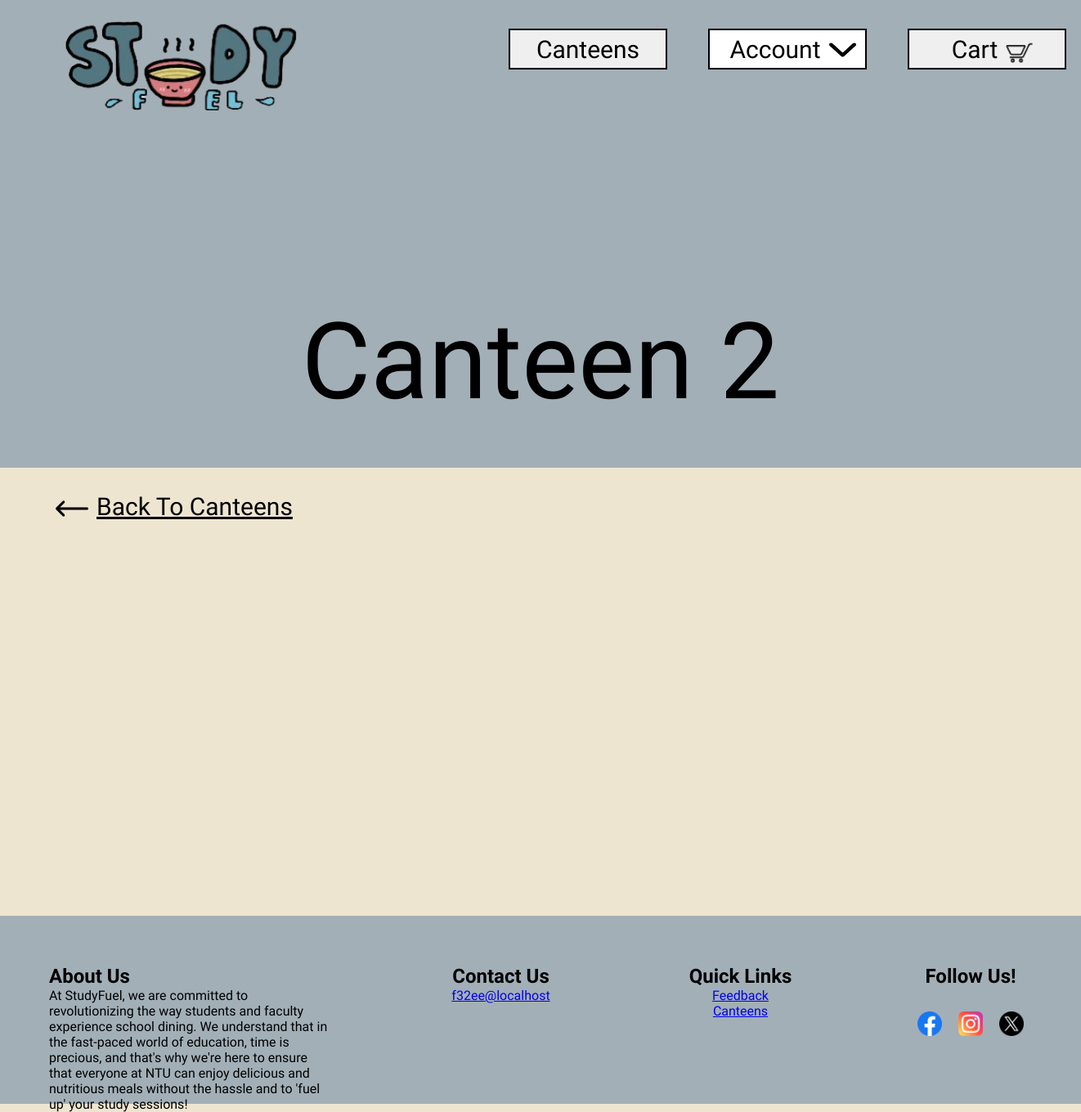
The page /Pages/canteen.php?id=2 (signed in) on the database as committed earlier.
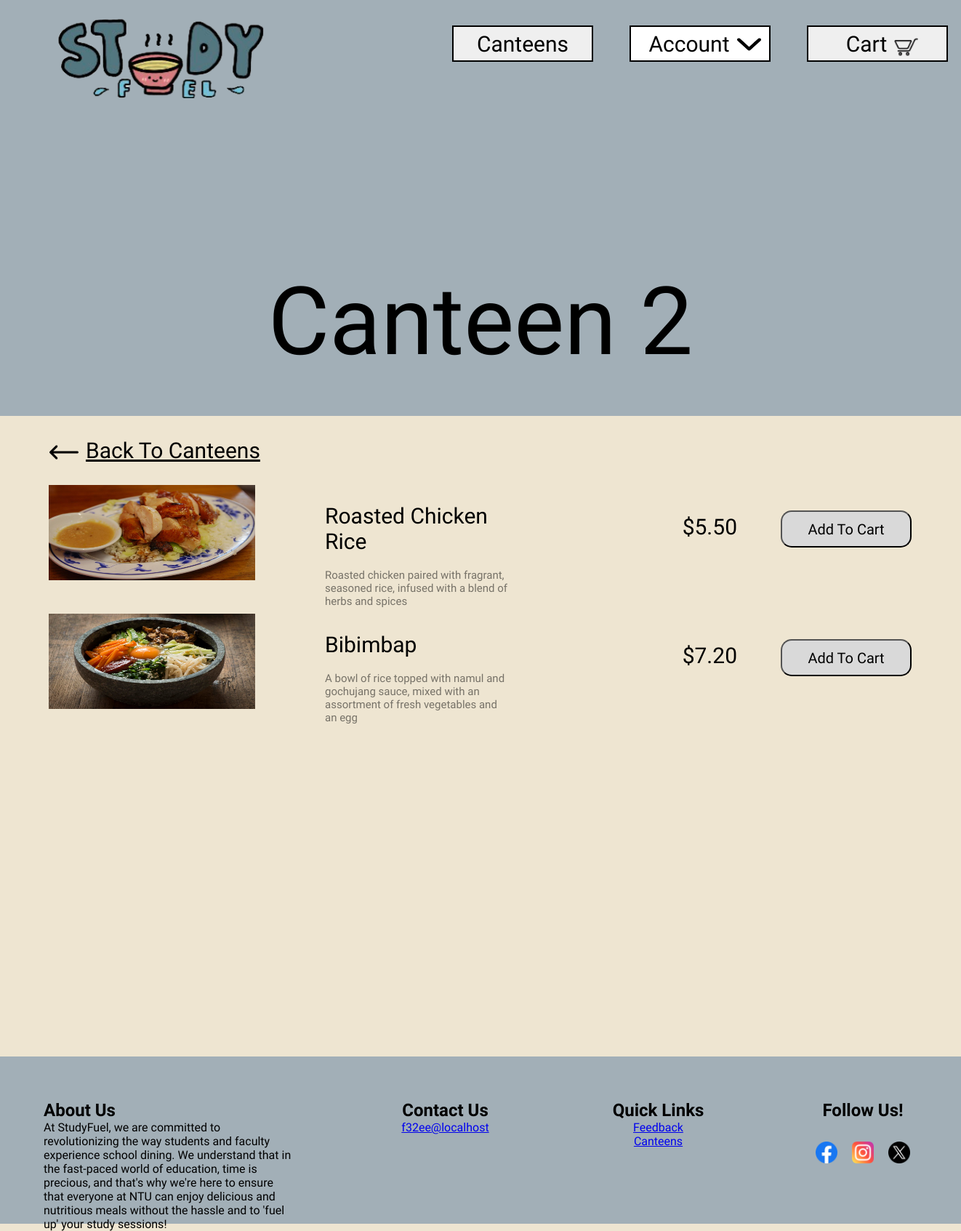
The same page on the database as committed later.
### tables this page shows
CREATE TABLE `canteen` (
  `canteen_id` int(11) NOT NULL,
  `canteen` varchar(255) NOT NULL,
  `image_path` longtext NOT NULL
);

CREATE TABLE `food` (
  `food_id` int(11) NOT NULL,
  `canteen_id` int(11) NOT NULL,
  `food_name` longtext NOT NULL,
  `description` longtext NOT NULL,
  `price` decimal(4,2) NOT NULL,
  `rank` int(11) NOT NULL DEFAULT 0,
  `image_path` longtext NOT NULL
);

### Pages/canteen.php (the view, shortened to what this page needs)
<!DOCTYPE html>
<html lang="en">
<head>
    <?php
        @ $db = new mysqli('localhost', 'root', '', 'studyfuel');
        $query = 'SELECT canteen FROM canteen WHERE canteen_id = "'. $_GET['id'] . '"';
        $result = $db->query($query);
        $title = mysqli_fetch_assoc($result);
        $query2 = 'SELECT * from food WHERE canteen_id = "'. $_GET['id'] .'"';
        $result2 = $db->query($query2);
    ?>
    <link rel="stylesheet" type="text/css" href="../Stylesheets/global.css">
    <link rel="stylesheet" type="text/css" href="../Stylesheets/canteen.css">
</head>
<body>
    <header>
        <a href="index.php"><img class="logo" src="../Icons/studyfuelLogo.png"></a>
        <?php
                include 'loginheader.php';
        ?>
        <div id="canteenTitle">
            <?php
                 echo $title['canteen'];
            ?>
        </div>
    </header>
    <div class=content>
        <div id="canteenList">
            <div id="returnCanteenList">
                <img src="../Icons/left-arrow.png"><a href="./canteenlist.php"><label><u>Back To Canteens</u></label></a>
            </div>
            <?php
                while ($row = mysqli_fetch_assoc($result2)) {
                    include 'canteenphoto.php';
                }
            ?>
        </div>
    </div>
    <?php
        include 'footer.php';
    ?>
</body>
</html>

### Pages/loginheader.php (shortened to what this page needs)
<div class="topButton">
    <?php
        if(isset($_COOKIE['user'])) {
    ?>
        <a href="../Pages/canteenlist.php"><button><label style="margin-left: 0px;">Canteens</label></button></a>
        <div class="dropdown">
            <button class="dropbtn"><label>Account</label><img src="../Icons/dropdown.png"></button>
        </div>
        <a href="../Pages/cart.php"><button><label>Cart</label><img src="../Icons/cart.png" /></button></a>
    <?php
        } else {
    ?>
        <a href="login.php"><button><label>Login</label><img src="../Icons/login.png"/></button></a>
    <?php
        }
    ?>
</div>

### Pages/footer.php
<div class="footer">
    <div class="aboutUs">
        <h2>About Us</h2>
         At StudyFuel, we are committed to revolutionizing the way students and faculty experience school dining. We understand that in the fast-paced world of education, time is precious, and that's why we're here to ensure that everyone at NTU can enjoy delicious and nutritious meals without the hassle and to 'fuel up' your study sessions!
    </div>
    <div class="contactUs">
        <h2>Contact Us</h2>
        <a href="mailto:f32ee@localhost">f32ee@localhost</a>
    </div>
    <div class="quickLinks">
        <h2>Quick Links</h2>
        <?php
            if(isset($_COOKIE['user'])) {
        ?>
            <a href="feedback.php">Feedback</a><br><a href="canteenlist.php">Canteens</a></p>
        <?php
            } else {
        ?>
            <a href="feedback.php">Feedback</a><br><a href="register.php">Register</a></p>
        <?php
            }
        ?>
    </div>
    <div class="followUs">
        <h2>Follow Us!</h2>
        <br>
        <div>
            <a href="#"><img class="icon" src="../Icons/facebook.png"></a>
            <a href="#"><img class="icon" src="../Icons/instagram.png"></a>
            <a href="#"><img class="icon" src="../Icons/twitter.png"></a>
        </div>
    </div>
</div>

### Pages/canteenphoto.php
<?php
echo'
    <div class="canteenPhoto">
        <div id="photo">
            <img src="../foodPhoto/'.$_SESSION['image_path'].'"/>
        </div>
        <div id="description">
            <label>'.$_SESSION['foodName'].'</label>
            <p>'.$_SESSION['description'].'</p>
        </div>
        <div id="price">
            <p>$'.$_SESSION['price'].'</p>
        </div>
        <div id="addToCart">
            <button id="openModal" onClick="openCart(this, `' . $_SESSION['food_id'] . '`)">Add To Cart</button>
        </div>
    </div>
    ';
?>

### Stylesheets/global.css (style rules this page uses)
* { margin: 0; padding: 0; font-family: 'Inder', sans-serif; }
html { overflow-y: auto; }
body { min-width: 1280px; background-color: #eee5d1; }
.logo { width: 319px; height: 109px; margin-left: 5%; margin-top: 2%; }
header { height: 572px; width: 100%; background-color: #a2afb7; position: relative; }
.content { max-width: 1280px; margin: auto; }
.topButton { position: absolute; right: 0; top: 0; display: flex; justify-content: space-evenly; width: 700px; padding-top: 35px; }
.topButton button { width: 194px; height: 50px; margin-right: 50px; border: 2px solid black; cursor: pointer; }
.topButton button label { position: relative; font-size: 30px; margin-left: -30px; cursor: pointer; }
.topButton button img { position: absolute; width: 33px; margin-left: 10px; margin-top: 3px; cursor: pointer; }
.footer { display: flex; padding: 0px; bottom: 0; background-color: #a2afb7 ; width: 100%; justify-content: space-evenly; height: 230px; }
.icon { width: 30px; padding: 10px; }
.aboutUs { flex: 4; text-align: left; padding: 60px; }
.contactUs { flex: 2; text-align: center; padding: 60px; }
.quickLinks { flex: 2; text-align: center; vertical-align: middle; padding: 60px; }
.followUs { flex: 1; text-align: center; padding: 60px; }
.followUs div { display: flex; justify-content: space-evenly; }
.dropbtn { background-color: white; color: black; font-size: 16px; border: none; }
.dropdown { position: relative; display: inline-block; }
.dropbtn img { width: 30px; height: 30px; }

### Stylesheets/canteen.css (style rules this page uses)
#canteenTitle { position: absolute; bottom: 0; left: 50%; -webkit-transform: translateX(-50%); padding-bottom: 53px; font-family: 'Capriola', sans-serif; font-size: 130px; }
.content { margin-bottom: 478px; }
#canteenList { margin-bottom: 478px; margin-top: 30px; }
#returnCanteenList { margin: 0px auto 25px 47px; display: flex; }
#returnCanteenList img { height: 40px; width: 40px; cursor: pointer; }
#returnCanteenList a { text-decoration: none; }
#returnCanteenList label { font-size: 30px; padding-left: 10px; color: black; cursor: pointer; }
.canteenPhoto { display: flex; flex-direction: row; margin: 0px 46px 46px 46px; height: 131px; width: 1187px; }
#photo img, #modalPhoto img { max-height: 131px; min-width: 284px; max-width: 284px; margin-right: 96px; }
#description, #modalDescription { margin-top: 25px; }
#description label, #modalDescription label { display: block; font-size: 30px; padding-bottom: 20px; font-family: 'Capriola', sans-serif; }
#description p, #modalDescription p { font-size: 15px; font-family: 'Capriola', sans-serif; opacity: 50%; }
#price { font-size: 30px; margin-top: 40px; margin-left: 240px; }
#addToCart { margin-top: 35px; margin-left: 60px; }
#addToCart button { height: 51px; width: 180px; border-radius: 15px; background-color: #d9d9d9; font-size: 20px; }

Rows that differ between the two databases and show on the page:
added food: shows a picture, foodName "Roasted Chicken Rice", description "Roasted chicken paired with fragrant, seasoned rice, infused with a blend of herbs and spices", price "5.50"
added food: shows a picture, foodName "Bibimbap", description "A bowl of rice topped with namul and gochujang sauce, mixed with an assortment of fresh vegetables and an egg", price "7.20"
